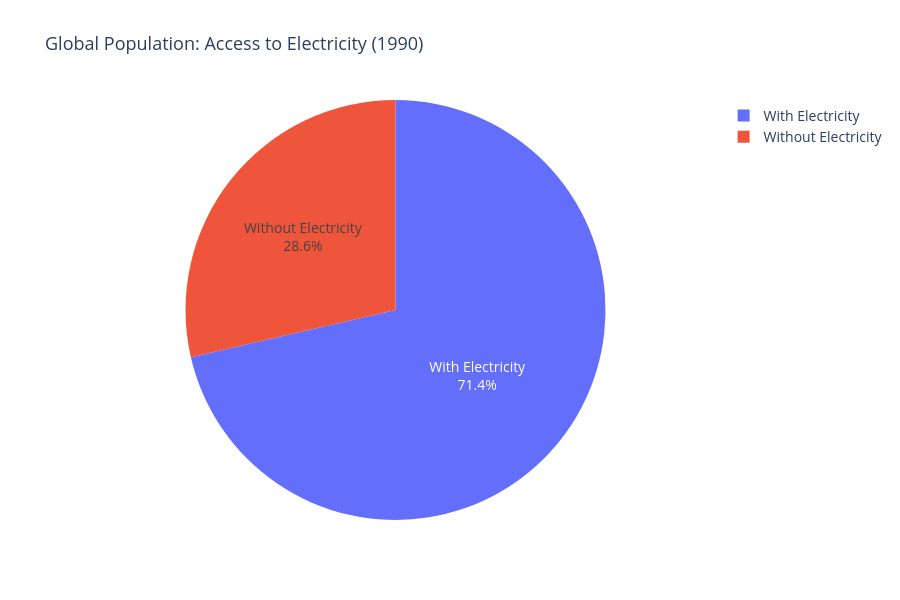

The notebook cell this image was saved under:
### Markdown cell above
**Что видно на карте:**

- Развитые страны (Европа, Северная Америка, Австралия) — близко к 100%.
- Страны Африки к югу от Сахары — катастрофически низкие показатели: Замбия — 13,9%, Нигер — 21,5%.
- Афганистан — лишь 0,01% доступа к электричеству, что объясняется продолжающимся конфликтом после вывода советских войск.

Чтобы оценить масштаб глобально — посчитаем, сколько людей в мире вообще имели доступ к электричеству в 1990 году.

### Code cell
exclude_patterns = ['World', 'East Asia & Pacific', 'Arab World', 'Euro area', 'Europe & Central Asia', 'European Union', 'Heavily Indebted', 'income', 'Latin America', 'developed', 'Middle East', 'member', 'North America', 'South Asia', 'Sub-Saharan']
map_data_filtered = map_data[
    ~map_data['Country'].str.contains('|'.join(exclude_patterns), case=False, na=False)
].copy()
map_data_filtered['Population_with_electricity'] = map_data_filtered['Population'] * (map_data_filtered['Electricity Access'] / 100)
total_with_electricity = map_data_filtered['Population_with_electricity'].sum()
total_without_electricity = map_data_filtered['Population_without_electricity'].sum()
total_population = map_data_filtered['Population'].sum()
pie_data = pd.DataFrame({
    'Category': ['With Electricity', 'Without Electricity'],
    'Population': [total_with_electricity, total_without_electricity]
})
fig_pie = px.pie(
    pie_data,
    values='Population',
    names='Category',
    title='Global Population: Access to Electricity (1990)',
    color_discrete_map={
        'With Electricity': '#2E86AB',
        'Without Electricity': '#F18F01'
    }
)
fig_pie.update_traces(
    textposition='inside',
    textinfo='percent+label',
    hovertemplate='<b>%{label}</b><br>' +
                  'Population: %{value:,.0f}<br>' +
                  'Percentage: %{percent}<extra></extra>'
)
fig_pie.update_layout(
    font_size=14,
    title_font_size=18,
    height=600,
    showlegend=True
)
fig_pie.show()
print(f"Total Population: {total_population:,.0f}")
print(f"With Electricity: {total_with_electricity:,.0f} ({total_with_electricity/total_population*100:.2f}%)")
print(f"Without Electricity: {total_without_electricity:,.0f} ({total_without_electricity/total_population*100:.2f}%)")

### Figure 1 — Plotly figure (JSON) as saved in the notebook; plotly's stock layout.template omitted (floating-point values rounded to 4 significant figures)
{"data": [{"domain": {"x": [0, 1], "y": [0, 1]}, "hovertemplate": "<b>%{label}</b><br>Population: %{value:,.0f}<br>Percentage: %{percent}<extra></extra>", "labels": ["With Electricity", "Without Electricity"], "legendgroup": "", "name": "", "showlegend": true, "textinfo": "percent+label", "textposition": "inside", "type": "pie", "values": [3714000000.0, 1488000000.0]}], "layout": {"font": {"size": 14}, "height": 600, "legend": {"tracegroupgap": 0}, "showlegend": true, "title": {"font": {"size": 18}, "text": "Global Population: Access to Electricity (1990)"}}}
